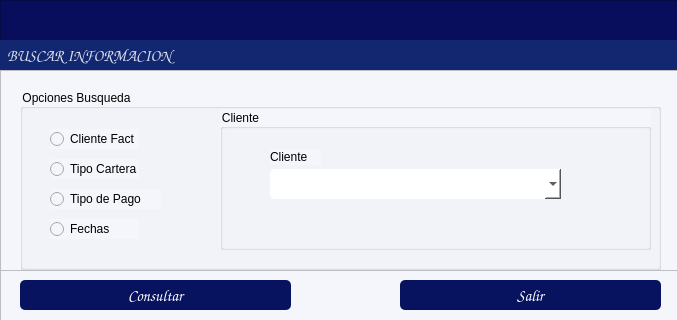
<?xml version="1.0" encoding="UTF-8"?>
<ui version="4.0">
 <class>formClientes</class>
 <widget class="QDialog" name="formClientes">
  <property name="windowModality">
   <enum>Qt::WindowModality::ApplicationModal</enum>
  </property>
  <property name="geometry">
   <rect>
    <x>0</x>
    <y>0</y>
    <width>677</width>
    <height>320</height>
   </rect>
  </property>
  <property name="windowTitle">
   <string/>
  </property>
  <property name="styleSheet">
   <string notr="true">background-color: rgb(245, 245, 252);</string>
  </property>
  <widget class="QFrame" name="frame">
   <property name="geometry">
    <rect>
     <x>0</x>
     <y>0</y>
     <width>681</width>
     <height>71</height>
    </rect>
   </property>
   <property name="maximumSize">
    <size>
     <width>16777215</width>
     <height>16777215</height>
    </size>
   </property>
   <property name="styleSheet">
    <string notr="true">background-color: rgb(8, 14, 91);</string>
   </property>
   <property name="frameShape">
    <enum>QFrame::Shape::StyledPanel</enum>
   </property>
   <property name="frameShadow">
    <enum>QFrame::Shadow::Raised</enum>
   </property>
   <widget class="QLabel" name="label_6">
    <property name="geometry">
     <rect>
      <x>0</x>
      <y>40</y>
      <width>832</width>
      <height>31</height>
     </rect>
    </property>
    <property name="font">
     <font>
      <family>Comic Sans MS</family>
      <pointsize>12</pointsize>
      <bold>true</bold>
     </font>
    </property>
    <property name="styleSheet">
     <string notr="true">color: rgb(255, 255, 255);
background-color: rgb(19, 39, 113);
color: rgb(255, 78, 2);
color: rgb(216, 224, 236);</string>
    </property>
    <property name="text">
     <string>  BUSCAR INFORMACION</string>
    </property>
    <property name="alignment">
     <set>Qt::AlignmentFlag::AlignLeading|Qt::AlignmentFlag::AlignLeft|Qt::AlignmentFlag::AlignVCenter</set>
    </property>
   </widget>
  </widget>
  <widget class="QFrame" name="frame_2">
   <property name="geometry">
    <rect>
     <x>0</x>
     <y>70</y>
     <width>681</width>
     <height>211</height>
    </rect>
   </property>
   <property name="maximumSize">
    <size>
     <width>16777215</width>
     <height>500</height>
    </size>
   </property>
   <property name="styleSheet">
    <string notr="true">background-color: rgb(255, 255, 255);
background-color: rgb(245, 245, 252);</string>
   </property>
   <property name="frameShape">
    <enum>QFrame::Shape::StyledPanel</enum>
   </property>
   <property name="frameShadow">
    <enum>QFrame::Shadow::Raised</enum>
   </property>
   <widget class="QGroupBox" name="groupBox">
    <property name="geometry">
     <rect>
      <x>20</x>
      <y>19</y>
      <width>641</width>
      <height>181</height>
     </rect>
    </property>
    <property name="title">
     <string>Opciones Busqueda</string>
    </property>
    <widget class="QGroupBox" name="groupBox_2">
     <property name="geometry">
      <rect>
       <x>200</x>
       <y>20</y>
       <width>431</width>
       <height>141</height>
      </rect>
     </property>
     <property name="title">
      <string>Cliente</string>
     </property>
     <widget class="QComboBox" name="cmbCliente">
      <property name="enabled">
       <bool>true</bool>
      </property>
      <property name="geometry">
       <rect>
        <x>50</x>
        <y>60</y>
        <width>291</width>
        <height>30</height>
       </rect>
      </property>
      <property name="styleSheet">
       <string notr="true">background-color: rgb(255, 255, 255);
border-radius:5px;</string>
      </property>
      <property name="placeholderText">
       <string>selecciona una opcion</string>
      </property>
      <item>
       <property name="text">
        <string>---seleccione una opcion----</string>
       </property>
      </item>
     </widget>
     <widget class="QLabel" name="lblCliente">
      <property name="geometry">
       <rect>
        <x>50</x>
        <y>40</y>
        <width>51</width>
        <height>16</height>
       </rect>
      </property>
      <property name="text">
       <string>Cliente</string>
      </property>
     </widget>
     <zorder>lblCliente</zorder>
     <zorder>cmbCliente</zorder>
    </widget>
    <widget class="QRadioButton" name="radioButton_cliente">
     <property name="geometry">
      <rect>
       <x>30</x>
       <y>40</y>
       <width>89</width>
       <height>20</height>
      </rect>
     </property>
     <property name="text">
      <string>Cliente Fact</string>
     </property>
    </widget>
    <widget class="QRadioButton" name="radioButton_tipo_ing">
     <property name="geometry">
      <rect>
       <x>30</x>
       <y>100</y>
       <width>111</width>
       <height>20</height>
      </rect>
     </property>
     <property name="text">
      <string>Tipo de Pago</string>
     </property>
    </widget>
    <widget class="QRadioButton" name="radioButton_fechas">
     <property name="geometry">
      <rect>
       <x>30</x>
       <y>130</y>
       <width>89</width>
       <height>20</height>
      </rect>
     </property>
     <property name="text">
      <string>Fechas</string>
     </property>
    </widget>
    <widget class="QRadioButton" name="radioButton_tipo_cartera">
     <property name="geometry">
      <rect>
       <x>30</x>
       <y>70</y>
       <width>89</width>
       <height>20</height>
      </rect>
     </property>
     <property name="text">
      <string>Tipo Cartera</string>
     </property>
    </widget>
   </widget>
  </widget>
  <widget class="QFrame" name="frame_3">
   <property name="geometry">
    <rect>
     <x>0</x>
     <y>270</y>
     <width>681</width>
     <height>51</height>
    </rect>
   </property>
   <property name="maximumSize">
    <size>
     <width>16777215</width>
     <height>60</height>
    </size>
   </property>
   <property name="styleSheet">
    <string notr="true"/>
   </property>
   <property name="frameShape">
    <enum>QFrame::Shape::StyledPanel</enum>
   </property>
   <property name="frameShadow">
    <enum>QFrame::Shadow::Raised</enum>
   </property>
   <widget class="QPushButton" name="btnSalir">
    <property name="geometry">
     <rect>
      <x>400</x>
      <y>10</y>
      <width>261</width>
      <height>30</height>
     </rect>
    </property>
    <property name="font">
     <font>
      <family>Comic Sans MS</family>
      <pointsize>12</pointsize>
      <bold>false</bold>
     </font>
    </property>
    <property name="cursor">
     <cursorShape>PointingHandCursor</cursorShape>
    </property>
    <property name="layoutDirection">
     <enum>Qt::LayoutDirection::LeftToRight</enum>
    </property>
    <property name="styleSheet">
     <string notr="true">background-color: rgb(8, 19, 95);
color: rgb(255, 255, 255);
border-radius:5px;
</string>
    </property>
    <property name="text">
     <string>Salir</string>
    </property>
    <property name="icon">
     <iconset>
      <normaloff>../iconos/salir.ico</normaloff>../iconos/salir.ico</iconset>
    </property>
    <property name="iconSize">
     <size>
      <width>20</width>
      <height>20</height>
     </size>
    </property>
    <property name="flat">
     <bool>true</bool>
    </property>
   </widget>
   <widget class="QPushButton" name="btnConsultar">
    <property name="geometry">
     <rect>
      <x>20</x>
      <y>10</y>
      <width>271</width>
      <height>30</height>
     </rect>
    </property>
    <property name="font">
     <font>
      <family>Comic Sans MS</family>
      <pointsize>12</pointsize>
      <bold>false</bold>
     </font>
    </property>
    <property name="cursor">
     <cursorShape>PointingHandCursor</cursorShape>
    </property>
    <property name="layoutDirection">
     <enum>Qt::LayoutDirection::LeftToRight</enum>
    </property>
    <property name="styleSheet">
     <string notr="true">background-color: rgb(8, 19, 95);
color: rgb(255, 255, 255);
border-radius:5px;
</string>
    </property>
    <property name="text">
     <string>Consultar</string>
    </property>
    <property name="icon">
     <iconset>
      <normaloff>../iconos/buscarDb.ico</normaloff>../iconos/buscarDb.ico</iconset>
    </property>
    <property name="iconSize">
     <size>
      <width>30</width>
      <height>30</height>
     </size>
    </property>
    <property name="flat">
     <bool>true</bool>
    </property>
   </widget>
  </widget>
  <widget class="QDateEdit" name="dateEdit_fecha_ini">
   <property name="geometry">
    <rect>
     <x>160</x>
     <y>380</y>
     <width>110</width>
     <height>30</height>
    </rect>
   </property>
   <property name="styleSheet">
    <string notr="true">background-color: rgb(255, 255, 255);
border-radius:5px;
color: rgb(0, 0, 0);</string>
   </property>
   <property name="calendarPopup">
    <bool>true</bool>
   </property>
  </widget>
  <widget class="QDateEdit" name="dateEdit_fecha_fin">
   <property name="geometry">
    <rect>
     <x>330</x>
     <y>380</y>
     <width>110</width>
     <height>30</height>
    </rect>
   </property>
   <property name="styleSheet">
    <string notr="true">background-color: rgb(255, 255, 255);
border-radius:5px;
color: rgb(0, 0, 0);</string>
   </property>
   <property name="calendarPopup">
    <bool>true</bool>
   </property>
  </widget>
  <widget class="QLabel" name="lblFecha_inicial">
   <property name="geometry">
    <rect>
     <x>160</x>
     <y>360</y>
     <width>71</width>
     <height>16</height>
    </rect>
   </property>
   <property name="text">
    <string>Fecha Inicial</string>
   </property>
  </widget>
  <widget class="QLabel" name="lclFecha_final">
   <property name="geometry">
    <rect>
     <x>330</x>
     <y>360</y>
     <width>71</width>
     <height>16</height>
    </rect>
   </property>
   <property name="text">
    <string>Fecha Final</string>
   </property>
  </widget>
  <widget class="QLabel" name="lblTipo_ingreso">
   <property name="geometry">
    <rect>
     <x>160</x>
     <y>430</y>
     <width>71</width>
     <height>16</height>
    </rect>
   </property>
   <property name="text">
    <string>Tipo Pago</string>
   </property>
  </widget>
  <widget class="QComboBox" name="cmb_tipo_ing">
   <property name="geometry">
    <rect>
     <x>160</x>
     <y>450</y>
     <width>191</width>
     <height>30</height>
    </rect>
   </property>
   <property name="styleSheet">
    <string notr="true">background-color: rgb(255, 255, 255);
border-radius:5px;</string>
   </property>
   <item>
    <property name="text">
     <string>----Selecciona una opcion----</string>
    </property>
   </item>
   <item>
    <property name="text">
     <string>pago mensual</string>
    </property>
   </item>
   <item>
    <property name="text">
     <string>pago atrasado</string>
    </property>
   </item>
   <item>
    <property name="text">
     <string>pago anticipado</string>
    </property>
   </item>
   <item>
    <property name="text">
     <string>pago no identificado</string>
    </property>
   </item>
   <item>
    <property name="text">
     <string>pago parcial o a cuenta</string>
    </property>
   </item>
  </widget>
  <widget class="QComboBox" name="cmb_tipo_cartera">
   <property name="geometry">
    <rect>
     <x>380</x>
     <y>450</y>
     <width>191</width>
     <height>30</height>
    </rect>
   </property>
   <property name="styleSheet">
    <string notr="true">background-color: rgb(255, 255, 255);
border-radius:5px;</string>
   </property>
   <item>
    <property name="text">
     <string>----Selecciona una opcion----</string>
    </property>
   </item>
   <item>
    <property name="text">
     <string>locales comerciales</string>
    </property>
   </item>
   <item>
    <property name="text">
     <string>areas comunes</string>
    </property>
   </item>
  </widget>
  <widget class="QLabel" name="lblTipo_cartera">
   <property name="geometry">
    <rect>
     <x>380</x>
     <y>430</y>
     <width>71</width>
     <height>16</height>
    </rect>
   </property>
   <property name="text">
    <string>Tipo Cartera</string>
   </property>
  </widget>
 </widget>
 <resources/>
 <connections/>
</ui>
